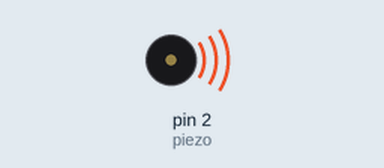
Simulated run of this sketch. Board: Arduino Uno, built with avr-gcc and run on an emulated ATmega328P. On the bench: buzzer (waves = sounding).

Above: at 0.2 s.
At 4.65 s:
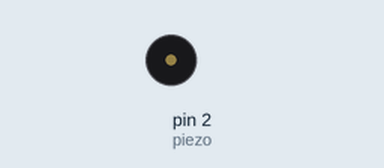
Timing chart, 0 to 5.3 s (numbered marks = the images above):
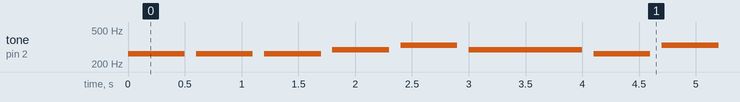

Measured:
- by itself, tone on pin 2 (piezo): plays 262 Hz for 0.50 s, 262 Hz for 0.50 s, 262 Hz for 0.50 s, 294 Hz for 0.50 s, 330 Hz for 0.50 s, 294 Hz for 1.0 s … (177 notes in this stretch)

The sketch:

acdll_lol.ino
```cpp
const int piezo=2;

const int nbnotes=11;

int DO=262;
int RE=294;
int MI=330;
int note[nbnotes]={DO,DO,DO,RE,MI,RE,DO,MI,RE,RE,DO};
int duree[nbnotes]={1,1,1,1,1,2,1,1,1,1,1};

void setup() {

  pinMode(piezo,OUTPUT);
}

void loop() {

  for(int i=0;i<nbnotes;i++) {

    tone(piezo,note[i]);
    delay(500*duree[i]);

    noTone(piezo);
    delay(100);
  }

  noTone(piezo);
  delay(1000);
}
```
